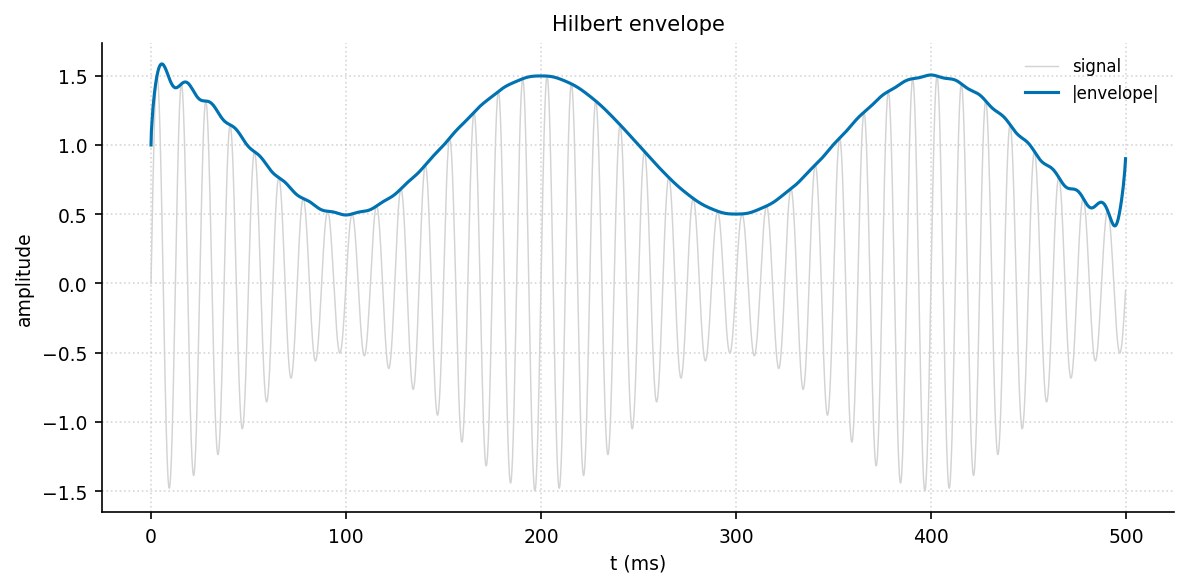

This figure's Python source:
"""envelope_detect: Hilbert 变换求解析信号包络."""
import sys, os; sys.path.insert(0, os.path.join(os.path.dirname(os.path.abspath(__file__)), '..', '..', '_utils', 'python'))
import numpy as np
import matplotlib.pyplot as plt
from scipy.signal import hilbert
from theme import apply_theme
from palette import cycle

def make_figure(title='Hilbert envelope'):
    apply_theme(fig_size=(8, 4))
    fs = 5000; t = np.arange(0, 0.5, 1/fs)
    env = 1 + 0.5*np.cos(2*np.pi*5*t)
    sig = env * np.sin(2*np.pi*80*t)
    analytic = hilbert(sig)
    fig, ax = plt.subplots()
    ax.plot(t*1000, sig, color='lightgray', linewidth=0.7, label='signal')
    ax.plot(t*1000, np.abs(analytic), color=cycle(0), linewidth=1.5, label='|envelope|')
    ax.set_xlabel('t (ms)'); ax.set_ylabel('amplitude'); ax.set_title(title)
    ax.legend(); ax.grid(True, linestyle=':', alpha=0.5)
    fig.tight_layout()
    return fig

if __name__ == '__main__':
    fig = make_figure(); fig.savefig(__file__.replace('.py', '.png'), dpi=150)
